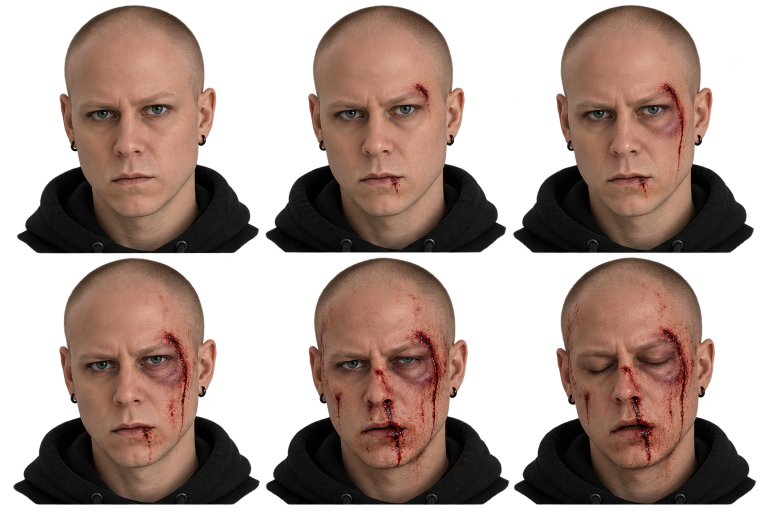
#> input picture art/rf2_hud_viktor_02/source/RF2_VIKTOR_HUD_SHEET.png, 1536 x 1024 px (shown at 1/2 size)
$ python viktor_portraits.py
#> lines starting #> are read from the running program, lines starting #| are printed output that depends on the picture; after the words box and inside, x2 and y2 are one past the last pixel; in counts of white or black regions, pixels touching at a corner belong together
#!/usr/bin/env python3
"""Viktor's HUD portrait: the six health states cut from the owner's sheet (RF2_VIKTOR_HUD_OPUS.md, 27/09/2026).

Source: art/rf2_hud_viktor_02/source/RF2_VIKTOR_HUD_SHEET.png, 1536x1024 RGBA, six cut-out portraits on a 3 x 2
layout (read left to right, top row first): intact, lightly injured, wounded, severely wounded, critical, dead.
The portraits do not sit on an exact 512 grid (head centres 496-500 px apart, skull tops 3 to 11 px apart): each one
is framed from its own silhouette so that the six states share the skull top, the head axis and the scale.

Framing: 512 x 512 (the size of the HUD slot's texture), skull top at y 9, head axis at x 256. The heads of the
sheet already share one scale (skull width 237-240 px at the same heights), so no scaling is applied. Pixels
nearer to a neighbouring portrait are cleared; the same soft fade closes the six silhouettes at the sides and the
bottom, so the hoodie's edge is identical in every state.

Output: src/graphics/hud/viktor/VIKTOR_H100.png, VIKTOR_H080.png, VIKTOR_H060.png, VIKTOR_H040.png, VIKTOR_H020.png,
VIKTOR_DEAD.png, and art/rf2_hud_viktor_02/manifest.json (state -> file, placement measured, sha256).
Usage: python scripts/ui/viktor_portraits.py
"""
import hashlib, json
from pathlib import Path
import numpy as np
from PIL import Image

ROOT = Path(__file__).resolve().parents[2]
SRC = ROOT / 'art' / 'rf2_hud_viktor_02' / 'source' / 'RF2_VIKTOR_HUD_SHEET.png'
OUT = ROOT / 'src' / 'graphics' / 'hud' / 'viktor'
MANIFEST = ROOT / 'art' / 'rf2_hud_viktor_02' / 'manifest.json'
SIZE, TOP = 512, 9
STATES = [('VIKTOR_H100', 'intact', '> 80 %'), ('VIKTOR_H080', 'légèrement blessé', '61-80 %'),
          ('VIKTOR_H060', 'blessé', '41-60 %'), ('VIKTOR_H040', 'grièvement blessé', '21-40 %'),
          ('VIKTOR_H020', 'critique', '1-20 %'), ('VIKTOR_DEAD', 'mort', 'joueur mort')]


def head_centres(alpha, y0, y1):
    """Skull tops and head axes of the three portraits of one row: columns covered in the band 40-100 px below
    the highest skull (above the ears, below any hoodie)."""
    band = alpha[y0:y1] > 128
    rows = np.nonzero(band.any(axis=1))[0]
    top = y0 + rows.min()
    cols = (alpha[top + 40:top + 100] > 128).any(axis=0)
    runs, start = [], None
    for x, on in enumerate(list(cols) + [False]):
        if on and start is None:
            start = x
        elif not on and start is not None:
            if x - start > 150:
                runs.append((start, x - 1))
            start = None
    assert len(runs) == 3, runs
    out = []
    for (a, b) in runs:
        cx = (a + b) / 2
        col = alpha[y0:y1, a:b + 1] > 128
        out.append((cx, y0 + np.nonzero(col.any(axis=1))[0].min(), b - a + 1))
    return out


def main():
    sheet = np.asarray(Image.open(SRC).convert('RGBA')).astype(np.float64)
    H, W = sheet.shape[:2]
#> H = 1024; W = 1536
    alpha = sheet[..., 3]
    heads = head_centres(alpha, 0, H // 2) + head_centres(alpha, H // 2, H)
#> in head_centres, `band = alpha[y0:y1] > 128`:
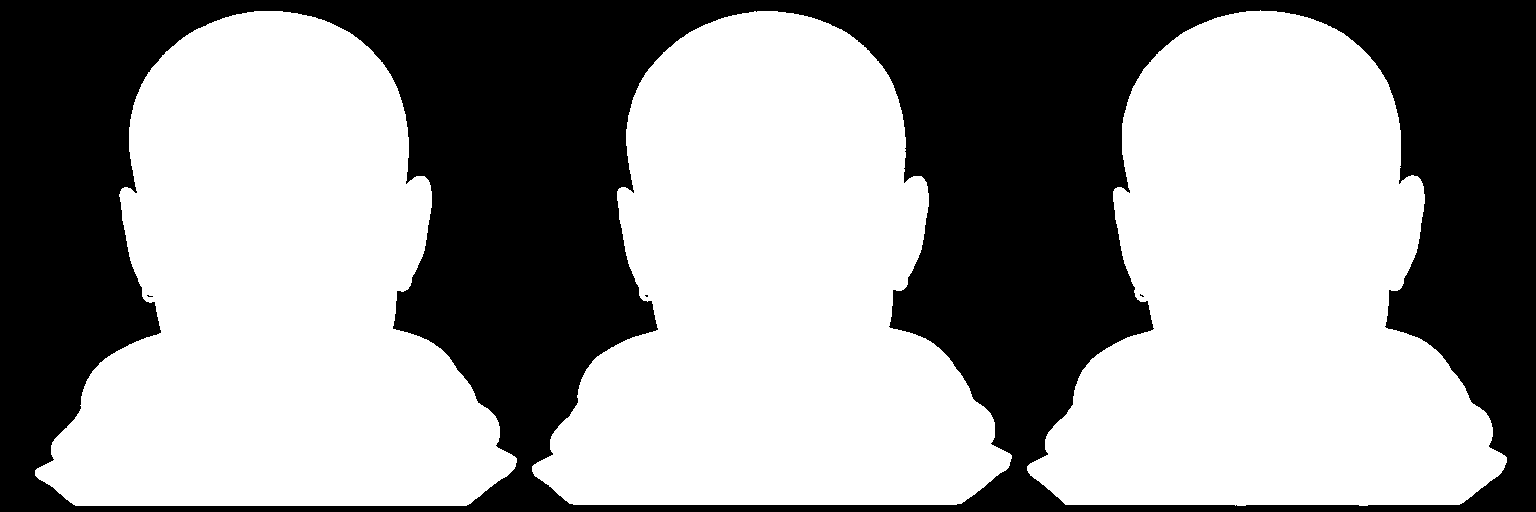
#> band: shape (512, 1536) bool; 58.2% white; 4 black regions (3 under 20 px), largest, box (x1, y1, x2, y2) and area: (0, 0, 1536, 512) 328750
#> in head_centres, `rows = np.nonzero(band.any(axis=1))[0]`: rows = 496 values from 10 to 505
#> in head_centres, `top = y0 + rows.min()`: top = 10
#> after the loop in head_centres, `for x, on in enumerate(list(cols) + [False]):`: runs = [(133, 403), (630, 900), (1126, 1396)]
#> the loop in head_centres, `for (a, b) in runs:` made 3 passes
#> (a, b, cx) on passes 1 to 3: (133, 403, 268), (630, 900, 765), (1126, 1396, 1261)
#> after the loop in head_centres, `for (a, b) in runs:`: out = [(268, 11, 271), (765, 11, 271), (1261, 10, 271)]
#> in head_centres (call 2), `band = alpha[y0:y1] > 128`: band: shape (512, 1536) bool; 58.5% white; 2 black regions (1 under 20 px), largest, box (x1, y1, x2, y2) and area: (0, 0, 1536, 512) 326122
#> in head_centres (call 2), `rows = np.nonzero(band.any(axis=1))[0]`: rows = 494 values from 3 to 496
#> in head_centres (call 2), `top = y0 + rows.min()`: top = 515
#> after the loop in head_centres (call 2), `for x, on in enumerate(list(cols) + [False]):`: runs = [(131, 403), (632, 905), (1126, 1399)]
#> the loop in head_centres (call 2), `for (a, b) in runs:` made 3 passes
#> (a, b, cx) on passes 1 to 3: (131, 403, 267), (632, 905, 768.5), (1126, 1399, 1262.5)
#> pass 1, in head_centres (call 2), `col = alpha[y0:y1, a:b + 1] > 128`:
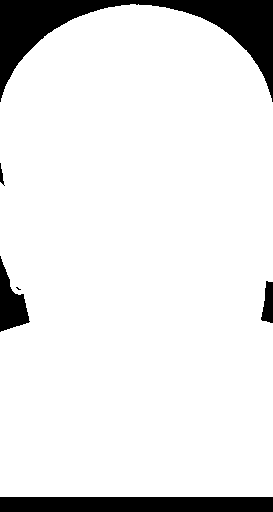
#> col: shape (512, 273) bool; 90.2% white; 6 black regions (1 under 20 px), largest, box (x1, y1, x2, y2) and area: (0, 0, 273, 102) 8075, (0, 497, 273, 512) 4095, (0, 256, 30, 332) 1168, (261, 281, 273, 323) 363, (0, 163, 5, 186) 49
#> after the loop in head_centres (call 2), `for (a, b) in runs:`: out = [(267, 516, 273), (768.5, 516, 274), (1262.5, 515, 274)]
#> heads = [(268, 11, 271), (765, 11, 271), (1261, 10, 271), (267, 516, 273), (768.5, 516, 274), (1262.5, 515, 274)]
    OUT.mkdir(parents=True, exist_ok=True)
    manifest = dict(source=str(SRC.relative_to(ROOT)).replace('\\', '/'),
                    source_sha256=hashlib.sha256(SRC.read_bytes()).hexdigest(),
                    frame=[SIZE, SIZE], skull_top_y=TOP, head_axis_x=SIZE // 2, states=[])
    yy, xx = np.mgrid[0:SIZE, 0:SIZE]
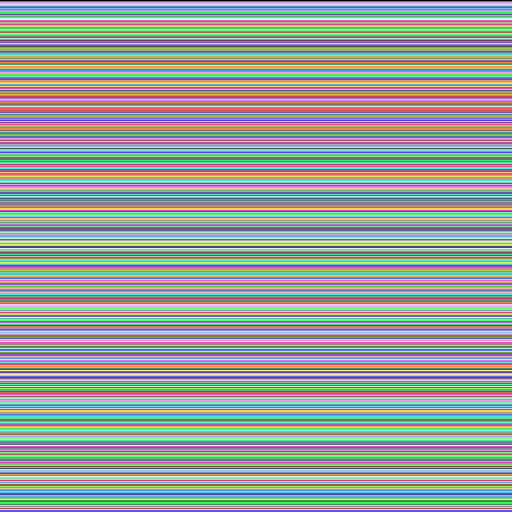
#> yy: shape (512, 512) int64; 512 distinct labels, from 0 to 511; one colour per label, 0 black
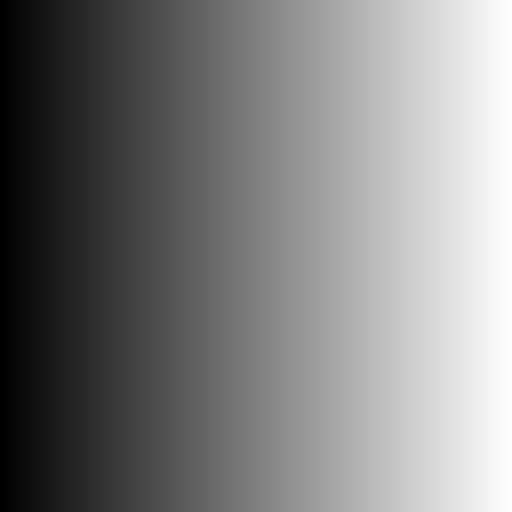
#> xx: shape (512, 512) int64; min 0, max 511, mean 255.5; drawn with min black and max white
    side = np.clip((248 - np.abs(xx + 0.5 - SIZE / 2)) / 16, 0, 1)          # identical side fade
    bottom = np.clip((SIZE - 2 - yy) / 10, 0, 1)                             # identical bottom fade
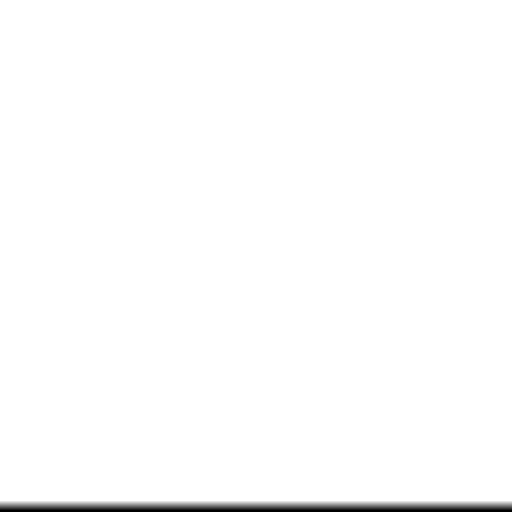
#> bottom: shape (512, 512) float64; min 0, max 1, mean 0.987
    for k, ((cx, top, width), (name, label, rule)) in enumerate(zip(heads, STATES)):
        row = k // 3
        rh0, rh1 = (0, H // 2) if row == 0 else (H // 2, H)
        others = [h[0] for j, h in enumerate(heads) if j // 3 == row and j != k]
        x0, y0 = int(round(cx)) - SIZE // 2, top - TOP
        frame = np.zeros((SIZE, SIZE, 4))
        sx0, sy0 = max(0, x0), max(rh0, y0)
        sx1, sy1 = min(W, x0 + SIZE), min(rh1, y0 + SIZE)
        frame[sy0 - y0:sy1 - y0, sx0 - x0:sx1 - x0] = sheet[sy0:sy1, sx0:sx1]
        # clear what is nearer to a neighbouring portrait of the same row
        gx = xx + x0
        nearer = np.zeros((SIZE, SIZE), bool)
        for ox in others:
            nearer |= np.abs(gx - ox) < np.abs(gx - cx)
        frame[nearer] = 0
        frame[..., 3] *= side * bottom
        img = Image.fromarray(np.clip(frame, 0, 255).astype(np.uint8), 'RGBA')
        path = OUT / f'{name}.png'
        img.save(path, optimize=True)
        manifest['states'].append(dict(state=k + 1, file=f'graphics/hud/viktor/{name}.png', label=label, health=rule,
                                       sheet_head_axis_x=round(float(cx), 1), sheet_skull_top_y=int(top),
                                       skull_width_px=int(width), sha256=hashlib.sha256(path.read_bytes()).hexdigest()))
        print(f'{name}: axis {cx:.1f}, skull top {top}, skull width {width}px -> {path.name}')
#> this loop made 6 passes
#> (cx, top, width, name, label, rule, row, rh0) on passes 1 to 6: (268, 11, 271, 'VIKTOR_H100', 'intact', '> 80 %', 0, 0), (765, 11, 271, 'VIKTOR_H080', 'légèrement blessé', '61-80 %', 0, 0), (1261, 10, 271, 'VIKTOR_H060', 'blessé', '41-60 %', 0, 0), (267, 516, 273, 'VIKTOR_H040', 'grièvement blessé', '21-40 %', 1, 512), (768.5, 516, 274, 'VIKTOR_H020', 'critique', '1-20 %', 1, 512), (1262.5, 515, 274, 'VIKTOR_DEAD', 'mort', 'joueur mort', 1, 512)
#| VIKTOR_H100: axis 268.0, skull top 11, skull width 271px -> VIKTOR_H100.png
#| VIKTOR_H080: axis 765.0, skull top 11, skull width 271px -> VIKTOR_H080.png
#| VIKTOR_H060: axis 1261.0, skull top 10, skull width 271px -> VIKTOR_H060.png
#| VIKTOR_H040: axis 267.0, skull top 516, skull width 273px -> VIKTOR_H040.png
#| VIKTOR_H020: axis 768.5, skull top 516, skull width 274px -> VIKTOR_H020.png
#| VIKTOR_DEAD: axis 1262.5, skull top 515, skull width 274px -> VIKTOR_DEAD.png
#> pass 1, in main, `img = Image.fromarray(np.clip(frame, 0, 255).astype(np.uint8), 'RGBA')`:
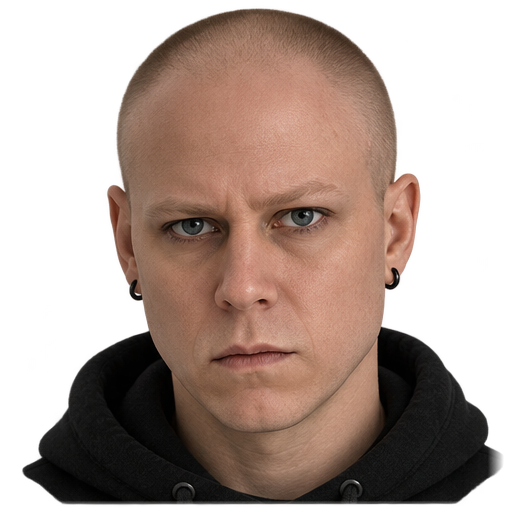
#> img: PIL image 512x512 RGBA; mean R, G, B, A 96.8, 71.8, 60.1, 146.8; transparent parts drawn white
#> after the loop:
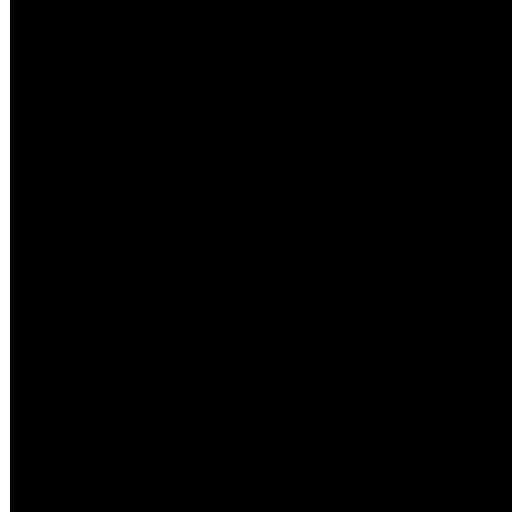
#> nearer: shape (512, 512) bool; 2% white; 1 white region, box (x1, y1, x2, y2) and area: (0, 0, 10, 512) 5120
    MANIFEST.write_text(json.dumps(manifest, indent=2, ensure_ascii=False), encoding='utf-8')


if __name__ == '__main__':
    main()
